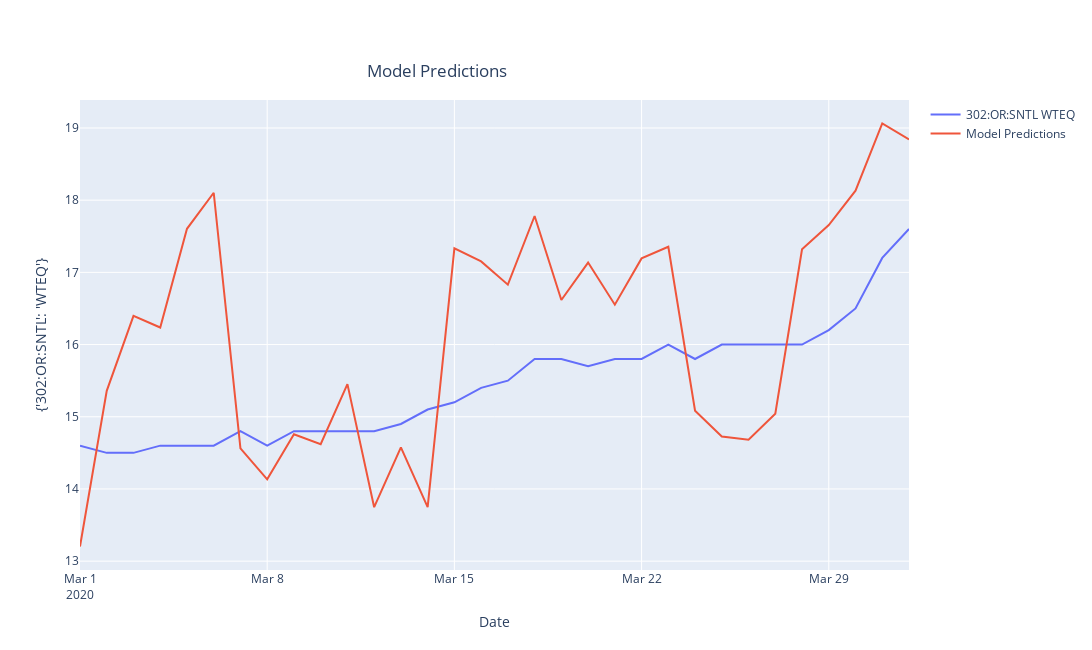

Write notebook code for a chart like this one.
### Code cell
apple.make_predictions('03/01/2020', '04/01/2020')
